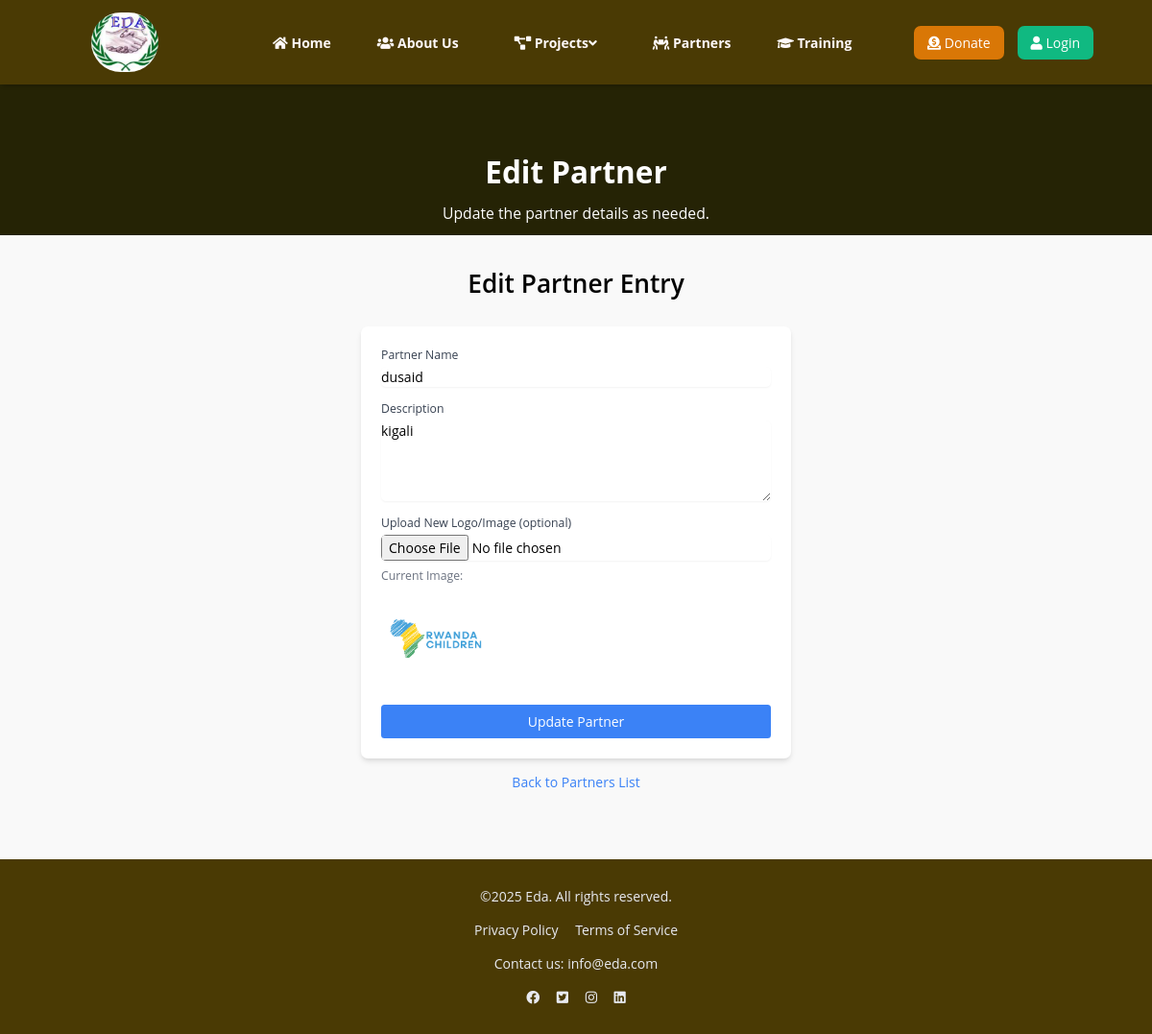
The page /partners/edit/1/ on the database its author committed.
### eda/models.py (models this page shows)
class Partner(models.Model):
    name = models.CharField(max_length=200)
    description = models.TextField()
    image = models.ImageField(upload_to='images/', null=True, blank=True)
    created_at = models.DateTimeField(auto_now_add=True)
    updated_at = models.DateTimeField(auto_now=True)

### eda/views.py (the view, shortened to what this page needs)
# urls.py: path('partners/edit/<int:partner_id>/', edit_partner, name='edit_partner'),
def edit_partner(request, partner_id):
    partner = get_object_or_404(Partner, id=partner_id)
    return render(request, 'edit_partner.html', {'partner': partner})

### templates/edit_partner.html (shortened to what this page needs)
﻿{% extends 'base.html' %}
{% block content %}
<section class="hero-section block h-full py-24 items-center justify-center text-center bg-yellow-900 text-white">
    <h1 class="text-4xl font-bold">Edit Partner</h1>
    <p class="mt-4 text-lg">Update the partner details as needed.</p>
</section>
<main class="container mx-auto py-10">
    <h2 class="text-3xl font-semibold text-center mb-8">Edit Partner Entry</h2>
    <form action="{% url 'edit_partner' partner.id %}" method="POST" enctype="multipart/form-data" class="max-w-lg mx-auto bg-white p-6 rounded-lg shadow-md">
        <div class="mb-4">
            <label for="name" class="block text-sm font-medium text-gray-700">Partner Name</label>
            <input type="text" name="name" id="name" value="{{ partner.name }}" class="mt-1 block w-full border-gray-300 rounded-md shadow-sm focus:border-blue-500 focus:ring-blue-500" required>
        </div>
        <div class="mb-4">
            <label for="description" class="block text-sm font-medium text-gray-700">Description</label>
            <textarea name="description" id="description" rows="4" class="mt-1 block w-full border-gray-300 rounded-md shadow-sm focus:border-blue-500 focus:ring-blue-500" required>{{ partner.description }}</textarea>
        </div>
        <div class="mb-4">
            <label for="image" class="block text-sm font-medium text-gray-700">Upload New Logo/Image (optional)</label>
            <input type="file" name="image" id="image" class="mt-1 block w-full border-gray-300 rounded-md shadow-sm focus:border-blue-500 focus:ring-blue-500">
            {% if partner.image %}
                <p class="mt-2 text-sm text-gray-500">Current Image: <img src="{{ partner.image.url }}" alt="{{ partner.name }} Logo" class="w-32 h-32 object-contain"></p>
            {% endif %}
        </div>
        <div class="flex items-center justify-between">
            <button type="submit" class="w-full bg-blue-500 text-white py-2 rounded hover:bg-blue-600">Update Partner</button>
        </div>
    </form>
    <div class="mt-4 text-center">
        <a href="{% url 'partners' %}" class="text-blue-500">Back to Partners List</a>
    </div>
</main>
{% endblock %}

### templates/base.html (style rules this page uses)
:root { --primary-color: #4a3a04; --accent-color: rgba(250, 233, 9, 0.91); --background-color: rgba(248, 248, 248, 0.8); --dark-background: rgba(47, 79, 78, 0.04); }
* { box-sizing: border-box; font-family: 'Open Sans', sans-serif; font-size: 14px; }
body { padding: 0; margin: 0; font-family: 'Open Sans', sans-serif; background-color: #F9F9F9; }

### templates/edit_partner.html (style rules this page uses)
.hero-section { height: 20vh; background-color: rgb(37, 35, 5); }

### rows shown on the page
Partner: name "dusaid", description "kigali", image (picture)
